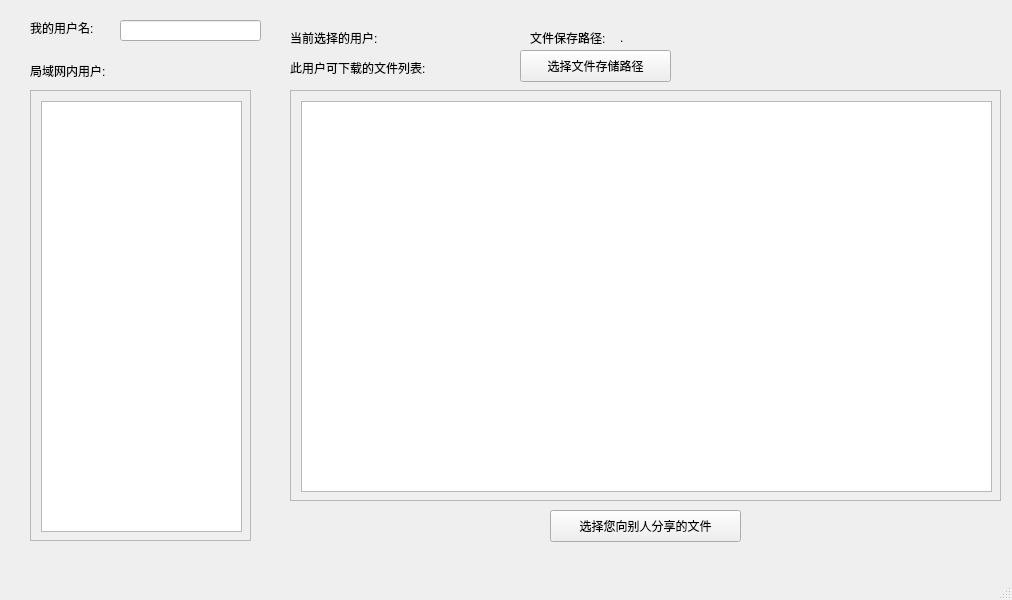
<?xml version="1.0" encoding="UTF-8"?>
<ui version="4.0">
 <class>MainWindow</class>
 <widget class="QMainWindow" name="MainWindow">
  <property name="geometry">
   <rect>
    <x>0</x>
    <y>0</y>
    <width>1012</width>
    <height>600</height>
   </rect>
  </property>
  <property name="windowTitle">
   <string>MainWindow</string>
  </property>
  <widget class="QWidget" name="centralwidget">
   <widget class="QScrollArea" name="leftScroll">
    <property name="geometry">
     <rect>
      <x>30</x>
      <y>90</y>
      <width>221</width>
      <height>451</height>
     </rect>
    </property>
    <property name="widgetResizable">
     <bool>true</bool>
    </property>
    <widget class="QWidget" name="scrollAreaWidgetContents">
     <property name="geometry">
      <rect>
       <x>0</x>
       <y>0</y>
       <width>219</width>
       <height>449</height>
      </rect>
     </property>
     <widget class="QListWidget" name="userListWidget">
      <property name="geometry">
       <rect>
        <x>10</x>
        <y>10</y>
        <width>201</width>
        <height>431</height>
       </rect>
      </property>
     </widget>
    </widget>
   </widget>
   <widget class="QScrollArea" name="rightScroll">
    <property name="geometry">
     <rect>
      <x>290</x>
      <y>90</y>
      <width>711</width>
      <height>411</height>
     </rect>
    </property>
    <property name="widgetResizable">
     <bool>true</bool>
    </property>
    <widget class="QWidget" name="scrollAreaWidgetContents_2">
     <property name="geometry">
      <rect>
       <x>0</x>
       <y>0</y>
       <width>709</width>
       <height>409</height>
      </rect>
     </property>
     <widget class="QListWidget" name="userFileListWidget">
      <property name="geometry">
       <rect>
        <x>10</x>
        <y>10</y>
        <width>691</width>
        <height>391</height>
       </rect>
      </property>
     </widget>
    </widget>
   </widget>
   <widget class="QLabel" name="usernameLabel">
    <property name="geometry">
     <rect>
      <x>30</x>
      <y>20</y>
      <width>81</width>
      <height>16</height>
     </rect>
    </property>
    <property name="text">
     <string>我的用户名:</string>
    </property>
   </widget>
   <widget class="QLineEdit" name="usernameLineEdit">
    <property name="geometry">
     <rect>
      <x>120</x>
      <y>20</y>
      <width>141</width>
      <height>21</height>
     </rect>
    </property>
   </widget>
   <widget class="QLabel" name="userInNetworkLabel">
    <property name="geometry">
     <rect>
      <x>30</x>
      <y>60</y>
      <width>111</width>
      <height>21</height>
     </rect>
    </property>
    <property name="text">
     <string>局域网内用户:</string>
    </property>
   </widget>
   <widget class="QLabel" name="currentChooseUserLabelLeft">
    <property name="geometry">
     <rect>
      <x>290</x>
      <y>30</y>
      <width>101</width>
      <height>16</height>
     </rect>
    </property>
    <property name="text">
     <string>当前选择的用户:</string>
    </property>
   </widget>
   <widget class="QLabel" name="currentChooseUserValue">
    <property name="geometry">
     <rect>
      <x>400</x>
      <y>30</y>
      <width>91</width>
      <height>16</height>
     </rect>
    </property>
    <property name="text">
     <string/>
    </property>
   </widget>
   <widget class="QLabel" name="currentUserCanDownloadLabel">
    <property name="geometry">
     <rect>
      <x>290</x>
      <y>60</y>
      <width>151</width>
      <height>16</height>
     </rect>
    </property>
    <property name="text">
     <string>此用户可下载的文件列表:</string>
    </property>
   </widget>
   <widget class="QLabel" name="infoLabel">
    <property name="geometry">
     <rect>
      <x>530</x>
      <y>10</y>
      <width>471</width>
      <height>20</height>
     </rect>
    </property>
    <property name="text">
     <string/>
    </property>
   </widget>
   <widget class="QLabel" name="saveFileDirTitle">
    <property name="geometry">
     <rect>
      <x>530</x>
      <y>30</y>
      <width>91</width>
      <height>16</height>
     </rect>
    </property>
    <property name="text">
     <string>文件保存路径:</string>
    </property>
   </widget>
   <widget class="QLabel" name="saveDirLabel">
    <property name="geometry">
     <rect>
      <x>620</x>
      <y>30</y>
      <width>381</width>
      <height>16</height>
     </rect>
    </property>
    <property name="text">
     <string>.</string>
    </property>
   </widget>
   <widget class="QPushButton" name="chooseFileToSave">
    <property name="geometry">
     <rect>
      <x>520</x>
      <y>50</y>
      <width>151</width>
      <height>32</height>
     </rect>
    </property>
    <property name="text">
     <string>选择文件存储路径</string>
    </property>
   </widget>
   <widget class="QPushButton" name="chooseFileToExp">
    <property name="geometry">
     <rect>
      <x>550</x>
      <y>510</y>
      <width>191</width>
      <height>32</height>
     </rect>
    </property>
    <property name="text">
     <string>选择您向别人分享的文件</string>
    </property>
   </widget>
  </widget>
  <widget class="QMenuBar" name="menubar">
   <property name="geometry">
    <rect>
     <x>0</x>
     <y>0</y>
     <width>1012</width>
     <height>22</height>
    </rect>
   </property>
  </widget>
  <widget class="QStatusBar" name="statusbar"/>
 </widget>
 <resources/>
 <connections/>
</ui>
